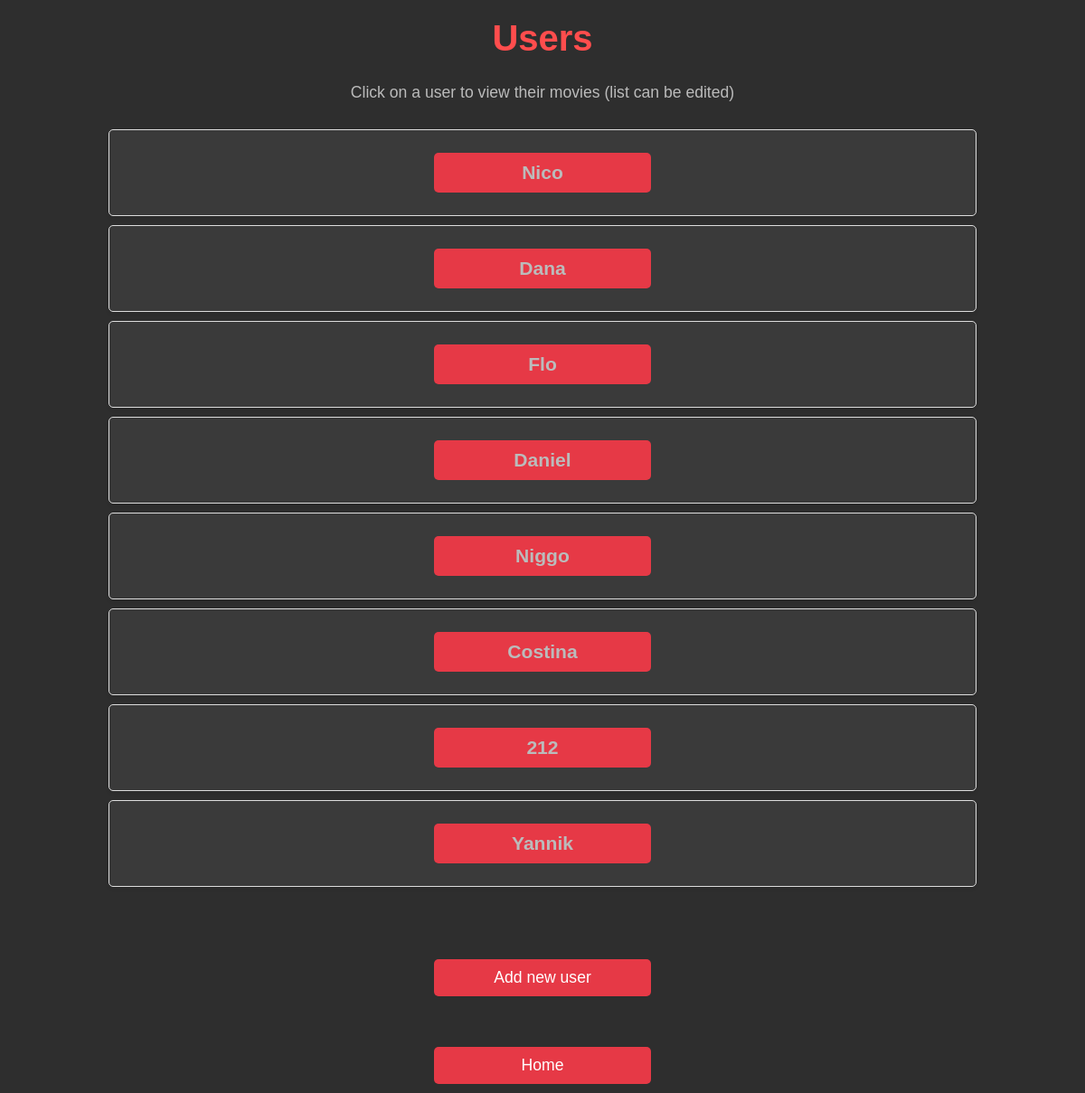
Screenshot of /users with the database file from the repository.
### datamanager/data_models.py (models this page shows, shortened)
class User(db.Model):
    __tablename__ = 'users'
    id = db.Column(db.Integer, primary_key=True, autoincrement=True)
    name = db.Column(db.String, nullable=False)
    movies = db.relationship('Movie', secondary=user_movie_association, back_populates='users')

### app.py (the view)
@app.route('/users')
def list_users():
    users = data_manager.get_all_users()
    return render_template('users.html', users=users), 200

### datamanager/SQLite_data_manager.py (called while the page is built)
    def get_all_users(self):
        try:
            list_of_all_users = self.db.session.query(User).all()
            return list_of_all_users
        except SQLAlchemyError as e:
            self.db.session.rollback()
            print(f"A database error occurred at getting all users: {e}")

### templates/users.html (shortened to what this page needs)
<!DOCTYPE html>
<html lang="en">
  <head>
    <link rel="stylesheet" href="{{ url_for('static', filename='style_users.css') }}">
  </head>
  <body>
    <h1>Users</h1>
    <p>Click on a user to view their movies (list can be edited)</p>
    <ul>
        {% for user in users %}
         <li><a href="{{ url_for('list_user_movies', user_id=user.id) }}">{{ user.name }}</a></li>
        {% endfor %}
    </ul>
    <br><br><br>
    <a href="{{ url_for('add_user') }}">Add new user</a>
    <br><br>
    <a href="{{ url_for('home') }}">Home</a>
  </body>
</html>

### static/style_users.css (style rules this page uses)
body { font-family: 'Arial', sans-serif; background-color: #2e2e2e; margin: 0; padding: 0; color: #e0e0e0; }
h1 { text-align: center; color: #ff4d4d; font-size: 2.5em; margin-top: 20px; }
p { text-align: center; font-size: 1.1em; color: #bbb; margin-bottom: 30px; }
ul { list-style-type: none; padding: 0; text-align: center; }
ul li { background-color: #3a3a3a; border: 1px solid #ddd; border-radius: 5px; margin: 10px auto; width: 80%; padding: 15px; font-size: 1.2em; box-shadow: 0 2px 4px rgba(0, 0, 0, 0.1); box-sizing: border-box; }
ul li a { text-decoration: none; color: #bbb; font-weight: bold; display: block; }
a { text-decoration: none; color: #fff; background-color: #e63946; padding: 10px 20px; border-radius: 5px; margin: 10px auto; display: block; width: 200px; text-align: center; font-size: 1.1em; }

### rows the page displays
User: name "Nico"
User: name "Dana"
User: name "Flo"
User: name "Daniel"
User: name "Niggo"
User: name "Costina"
User: name "212"
User: name "Yannik"
